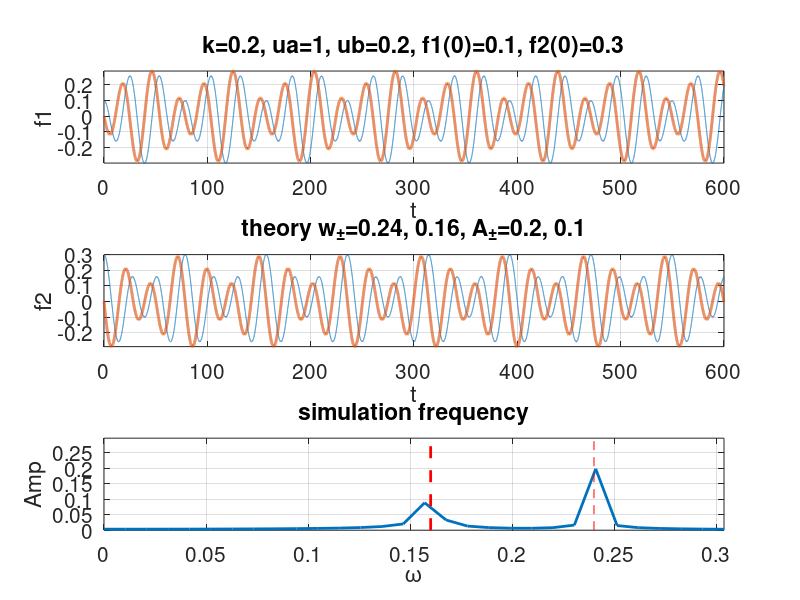

Write MATLAB code to recreate this figure.
% Hua-sheng XIE, huashengxie@gmail.com, IFTS-ZJU, 2012-11-16 15:16
% simple example to show half spectral method
% the results match the theory predicts perfectly
function simple_hs
    close all; clear; clc;
    global ua ub k
    ua=1.0; ub=0.2; k=0.2;
    y=3;
    f10=0.1; f20=y*f10;
    
    [T,Y]=ode45(@push,0:0.01:6e2,[f10,f20]);
    tt=T;
    f1=Y(:,1); f2=Y(:,2);
    
    we=[k*(ua+ub), k*(ua-ub)];
    A_w1=f10*abs(y+1)/2; A_w2=f10*abs(y-1)/2; % *f10 ?? need check
    
    h=figure('unit','normalized','Position',[0.01 0.47 0.6 0.45]);
    set(gcf,'DefaultAxesFontSize',15);
    
    subplot(311); plot(tt,real(f1),tt,imag(f1),'LineWidth',2); 
    xlabel('t'); ylabel('f1'); axis tight; grid on;
    title(['k=',num2str(k),', ua=',num2str(ua),', ub=',num2str(ub),...
        ', f1(0)=',num2str(f10),', f2(0)=',num2str(f20)]);   
    subplot(312); plot(tt,real(f2),tt,imag(f2),'LineWidth',2); 
    xlabel('t'); ylabel('f2'); axis tight; grid on;
    title(['theory w_{\pm}=',num2str(we(1)),', ',num2str(we(2)),...
        ', A_{\pm}=',num2str(A_w1),', ',num2str(A_w2)]);
    
    Lt=length(tt); % number of sampling
    dfs=2*pi/(tt(end)-tt(1));
    fs=0:dfs:dfs*(Lt-1);
    f1_ft=fft(real(f1))/Lt*2; % *2 ?? need check
    ifs=30;
    subplot(313); plot(fs(1:ifs),abs(f1_ft(1:ifs)),'LineWidth',2);
    title('simulation frequency');ylabel('Amp');xlabel('\omega');
    xlim([0, fs(ifs)]); grid on;
    Amax=1.5*max(abs(f1_ft(1:ifs))); ylim([0,Amax]);
    hold on; plot([we(1),we(1)],[0,Amax],'r--',[we(2),we(2)],[0,Amax],'r--',...
        'LineWidth',2);

%     fid = fopen ('yt_t.txt','w'); out=[tt';real(f1')];
%     fprintf(fid,'%6.2f%12.8f\n', out);
%     fclose (fid);
end

function dy=push(t,y)
    global ua ub k
    % y --> f1, f2
    dy=zeros(2,1);
    dy(1)=-1i*k*ua*y(1)-1i*k*ub*y(2);
    dy(2)=-1i*k*ub*y(1)-1i*k*ua*y(2);
end
